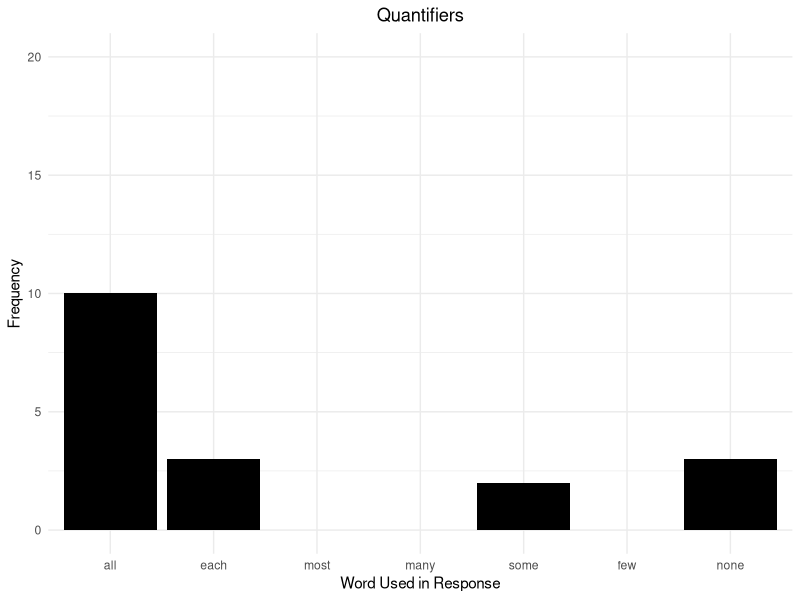
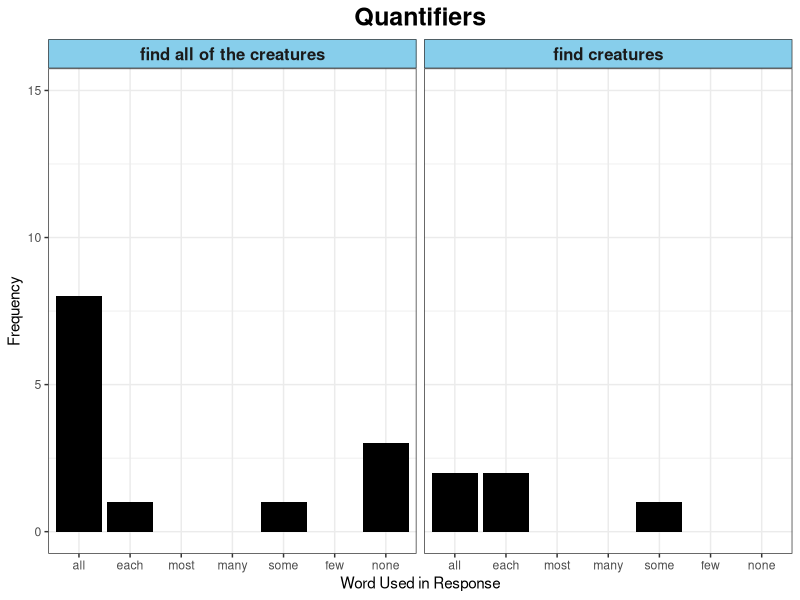
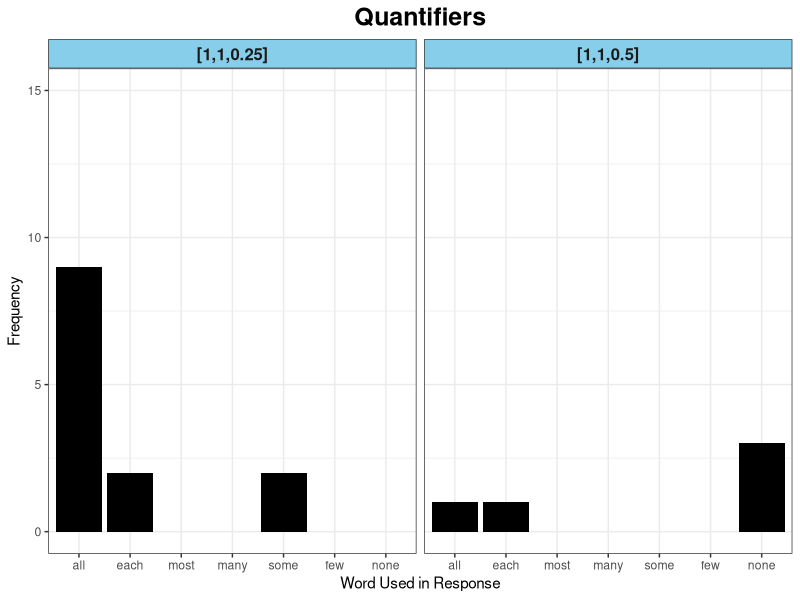
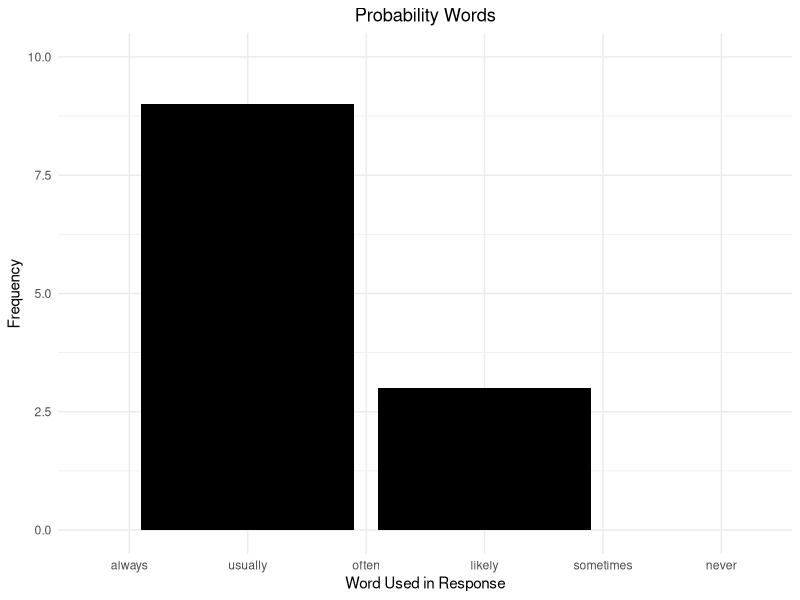
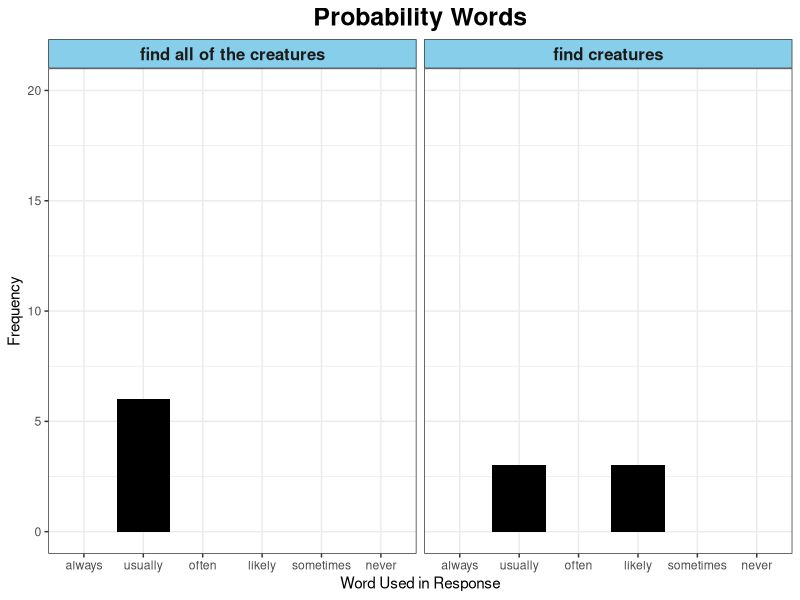
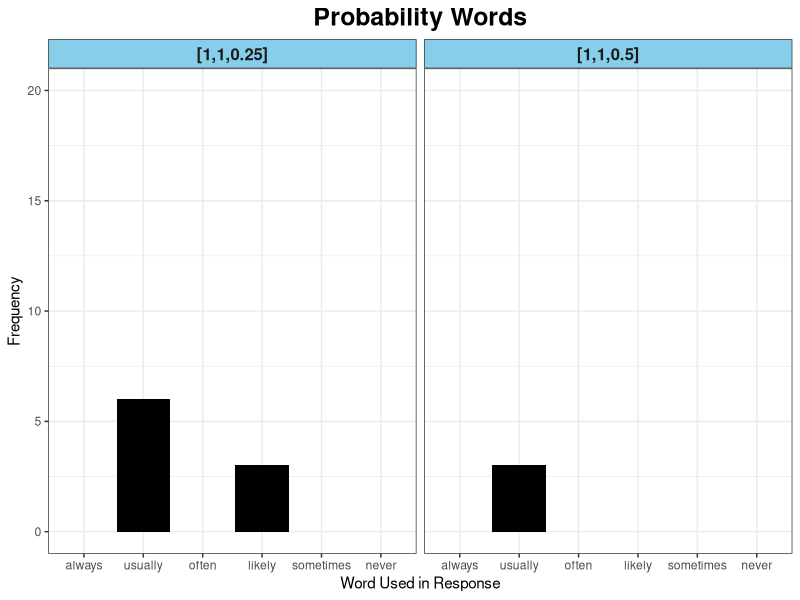
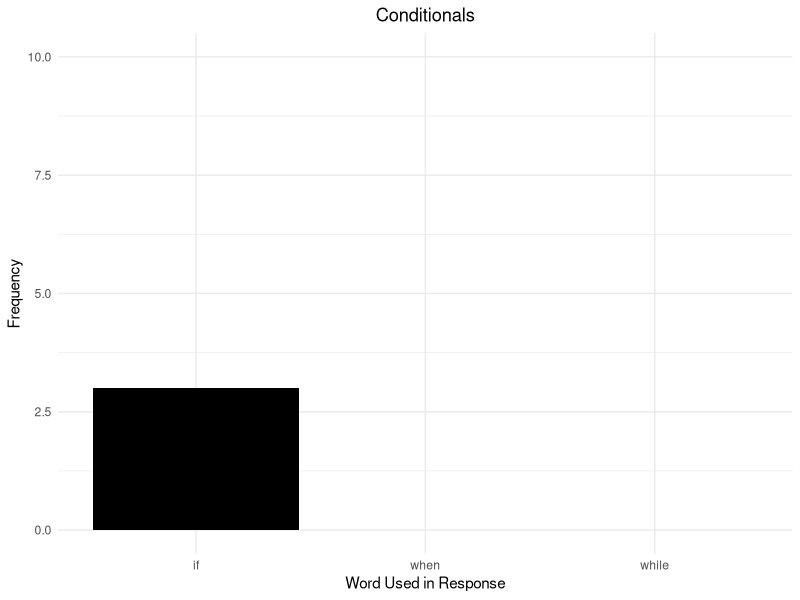

Generate these figures, in order, with R: (Note: this script raises an error after producing the figures.)
## ---- chunk 1
library(dplyr)
library(tidyr)
library(ggplot2)
library(data.table)
library(tidytext)

#setting the directory
setwd("../mturk/game-2/")


text_data <- read.csv("game-2-trials.csv")

reorder_size <- function(x) {
  factor(x, levels = names(sort(table(x), decreasing = TRUE)))
}

#View(text_data)

str(text_data)
summary(text_data)


# Adjusting MechTurk/Punctuation Errors
text_df <- data_frame(line = 1:105, condition=text_data[,3], distribution=text_data[,6], species=text_data[,5],text=text_data[,7])
text_df$text <- gsub("&quotechar", "'", text_df$text)
#text_df$text <- gsub("DON'T.NONE", "DON'T. NONE", text_df$text)
text_df$text <- as.character(text_df$text)
str(text_df)

## ---- chunk 2


wordTypeDictionary <- list(
  quantifier_words = c("all","each","most","many","some","few","none"),
  probability_words = c("always","usually","often","likely","sometimes","never"),
  conditional_words = c("if","when","while"),
  #category_types = c("pepsin","tail","head","species","color","size")
  species_types = c("wug","wugs","fep","feps","lorch","lorches"),
  color_types = c("orange","yellow","green","blue","purple","pink")
)

wordTypeDict <- utils::stack(wordTypeDictionary)
f <- function(x) as.character(wordTypeDict[match(x, wordTypeDict[[1]]), 2])


#Tokenize text responses
tokenized <- text_df %>%
  unnest_tokens(word, text) %>%
  group_by(condition, distribution) %>%
  count(word, sort=TRUE) %>% 
  rowwise() %>%
  mutate(wordType = f(word))

tokenized_ungrouped <- text_df %>%
  unnest_tokens(word, text) %>%
  count(word, sort=TRUE)
tokenized_ungrouped


# Make plots for these!!!
tokenized %>%
  group_by(wordType) %>%
  summarize(n = sum(n))

tokenized %>%
  group_by(condition, distribution, wordType) %>%
  summarize(n = sum(n))
  
 #convert sentence string to tokens
#tokenized

#Create subset of tokenized data frame by condition
# tokenized_findCreat_50 <- subset(tokenized, tokenized$condition=="find creatures" & tokenized$distribution=="[1,1,0.5]")
# tokenized_findAll_50 <- subset(tokenized, tokenized$condition=="find all of the creatures" & tokenized$distribution=="[1,1,0.5]")
# tokenized_findCreat_25 <- subset(tokenized, tokenized$condition=="find creatures" & tokenized$distribution=="[1,1,0.25]")
# tokenized_findAll_25 <- subset(tokenized, tokenized$condition=="find all of the creatures" & tokenized$distribution=="[1,1,0.25]")

count_all_words_byCond <- tokenized
count_all_words <- tokenized
## ---- chunk 3
quantifier_words = c("all","each","most","many","some","few","none")

quantifiers <- count_all_words_byCond %>%
  filter(word %in% quantifier_words) %>%
  group_by(word) %>%
  summarize(n = sum(n))

quantifier_count <- ggplot(quantifiers, aes(x=word, y=n)) +
  geom_bar(stat="identity", fill="black") +
  scale_x_discrete("Word Used in Response", limits=c(quantifier_words)) +
  scale_y_continuous("Frequency", limits=c(0,20)) + 
  ggtitle("Quantifiers") +
  theme_minimal() +
  theme(plot.title = element_text(hjust=0.5))

quantifier_count
## ---- chunk 4
quantifiers_byCond <- count_all_words_byCond %>%
  filter(word %in% quantifier_words) %>%
  group_by(condition, word) %>%
  summarize(n = sum(n))

quantifier_count_byCond <- ggplot(quantifiers_byCond, aes(x=word, y=n)) +
  geom_bar(stat="identity", fill="black") +
  scale_x_discrete("Word Used in Response", limits=c(quantifier_words)) +
  scale_y_continuous("Frequency", limits=c(0,15)) + 
  facet_wrap(~condition) +
  ggtitle("Quantifiers") +
  theme_bw() +
  theme(plot.title = element_text(hjust=0.5, size=18, face="bold"),
        strip.background = element_rect(fill="skyblue"),
        strip.text = element_text(size=12, face="bold"))

quantifier_count_byCond
## ---- chunk 5
quantifiers_byDistr <- count_all_words_byCond %>%
  filter(word %in% quantifier_words) %>%
  group_by(distribution, word) %>%
  summarize(n = sum(n))

quantifier_count_byDistr <- ggplot(quantifiers_byDistr, aes(x=word, y=n)) +
  geom_bar(stat="identity", fill="black") +
  scale_x_discrete("Word Used in Response", limits=c(quantifier_words)) +
  scale_y_continuous("Frequency", limits=c(0,15)) + 
  facet_wrap(~distribution) +
  ggtitle("Quantifiers") +
  theme_bw() +
  theme(plot.title = element_text(hjust=0.5, size=18, face="bold"),
        strip.background = element_rect(fill="skyblue"),
        strip.text = element_text(size=12, face="bold"))

quantifier_count_byDistr
## ---- chunk 6
probability_words = c("always","usually","often","likely","sometimes","never")

probabilities <- count_all_words_byCond %>%
  filter(word %in% probability_words) %>%
  group_by(word) %>%
  summarize(n = sum(n))

probability_count <- ggplot(probabilities, aes(x=word, y=n)) +
  geom_bar(stat="identity", fill="black") +
  scale_x_discrete("Word Used in Response", limits=c(probability_words)) +
  scale_y_continuous("Frequency", limits=c(0,10)) + 
  ggtitle("Probability Words") +
  theme_minimal() +
  theme(plot.title = element_text(hjust=0.5))

probability_count
## ---- chunk 7
probabilities_byCond <- count_all_words_byCond %>%
  filter(word %in% probability_words) %>%
  group_by(condition, word) %>%
  summarize(n = sum(n))

probability_count_byCond <- ggplot(probabilities_byCond, aes(x=word, y=n)) +
  geom_bar(stat="identity", fill="black") +
  scale_x_discrete("Word Used in Response", limits=c(probability_words)) +
  scale_y_continuous("Frequency", limits=c(0,20)) + 
  facet_wrap(~condition) +
  ggtitle("Probability Words") +
  theme_bw() +
  theme(plot.title = element_text(hjust=0.5, size=18, face="bold"),
        strip.background = element_rect(fill="skyblue"),
        strip.text = element_text(size=12, face="bold"))

probability_count_byCond
## ---- chunk 8
probabilities_byDistr <- count_all_words_byCond %>%
  filter(word %in% probability_words) %>%
  group_by(distribution, word) %>%
  summarize(n = sum(n))

probability_count_byDistr <- ggplot(probabilities_byDistr, aes(x=word, y=n)) +
  geom_bar(stat="identity", fill="black") +
  scale_x_discrete("Word Used in Response", limits=c(probability_words)) +
  scale_y_continuous("Frequency", limits=c(0,20)) + 
  facet_wrap(~distribution) +
  ggtitle("Probability Words") +
  theme_bw() +
  theme(plot.title = element_text(hjust=0.5, size=18, face="bold"),
        strip.background = element_rect(fill="skyblue"),
        strip.text = element_text(size=12, face="bold"))

probability_count_byDistr
## ---- chunk 9
conditional_words = c("if","when","while")

conditionals <- count_all_words_byCond %>%
  filter(word %in% conditional_words) %>%
  group_by(word) %>%
  summarize(n = sum(n))

conditional_count <- ggplot(conditionals, aes(x=word, y=n)) +
  geom_bar(stat="identity", fill="black") +
  scale_x_discrete("Word Used in Response", limits=c(conditional_words)) +
  scale_y_continuous("Frequency", limits=c(0,10)) + 
  ggtitle("Conditionals") +
  theme_minimal() +
  theme(plot.title = element_text(hjust=0.5))

conditional_count

## ---- chunk 10
conditionals_byCond <- count_all_words_byCond %>%
  filter(word %in% conditional_words) %>%
  group_by(distribution, word) %>%
  summarize(n = sum(n))

conditional_count_byCond <- ggplot(conditionals_byCond, aes(x=word, y=n)) +
  geom_bar(stat="identity", fill="black") +
  scale_x_discrete("Word Used in Response", limits=c(conditional_words)) +
  scale_y_continuous("Frequency", limits=c(0,20)) + 
  facet_wrap(~condition) +
  ggtitle("Conditional Words") +
  theme_bw() +
  theme(plot.title = element_text(hjust=0.5, size=18, face="bold"),
        strip.background = element_rect(fill="skyblue"),
        strip.text = element_text(size=12, face="bold"))

conditional_count_byCond
## ---- chunk 11
conditionals_byDistr <- count_all_words_byCond %>%
  filter(word %in% conditional_words) %>%
  group_by(distribution, word) %>%
  summarize(n = sum(n))

conditional_count_byDistr <- ggplot(conditionals_byDistr, aes(x=word, y=n)) +
  geom_bar(stat="identity", fill="black") +
  scale_x_discrete("Word Used in Response", limits=c(conditional_words)) +
  scale_y_continuous("Frequency", limits=c(0,20)) + 
  facet_wrap(~distribution) +
  ggtitle("Conditional Words") +
  theme_bw() +
  theme(plot.title = element_text(hjust=0.5, size=18, face="bold"),
        strip.background = element_rect(fill="skyblue"),
        strip.text = element_text(size=12, face="bold"))

conditional_count_byDistr
## ---- chunk 12
count_context_words <- tokenized %>%
  anti_join(stop_words) %>% #remove function words
  count(word, sort=TRUE)
count_context_words

# first 15 words - no change to singular/plural
context_count_unfiltered <- ggplot(count_context_words[1:15,], aes(x=word, y=n)) +
  geom_bar(stat="identity", fill="black") +
  scale_x_discrete("Word Used in Response", limits=c(count_context_words$word[1:15])) +
  scale_y_continuous("Frequency", limits=c(0,18)) + 
  ggtitle("Context Words - Unfiltered") +
  theme_minimal() +
  theme(axis.text.x=element_text(angle=60, hjust=1),
        plot.title = element_text(hjust=0.5))
#context_count_unfiltered

## ---- chunk 13
#Count of all words in Find Creature & [1,1,0.5] condition
count_context_words_findCreat_50 <- tokenized_findCreat_50 %>%
  anti_join(stop_words) %>% #remove function words
  count(word, sort=TRUE)
count_context_words_findCreat_50

#Count of all words in Find All & [1,1,0.5] condition
count_context_words_findAll_50 <- tokenized_findAll_50 %>%
  anti_join(stop_words) %>% #remove function words
  count(word, sort=TRUE)
count_context_words_findAll_50

#Count of all words in Find Creature & [1,1,0.25] condition
count_context_words_findCreat_25 <- tokenized_findCreat_25 %>%
  anti_join(stop_words) %>% #remove function words
  count(word, sort=TRUE)
count_context_words_findCreat_25

#Count of all words in Find All & [1,1,0.5] condition
count_context_words_findAll_25 <- tokenized_findAll_25 %>%
  anti_join(stop_words) %>% #remove function words
  count(word, sort=TRUE)
count_context_words_findAll_25

count_context_words_byCond <- bind_rows(
  mutate(count_context_words_findCreat_50, condition="Find Creature", distribution="[1,1,0.50]"),
  mutate(count_context_words_findAll_50, condition="Find All", distribution="[1,1,0.25]"),
  mutate(count_context_words_findCreat_25, condition="Find Creature", distribution="[1,1,0.50]"),
  mutate(count_context_words_findAll_25, condition="Find All", distribution="[1,1,0.25]"))
count_context_words_byCond

# first 15 words - no change to singular/plural
context_count_unfiltered <- ggplot(count_context_words_byCond[1:15,], aes(x=word, y=n)) +
  geom_bar(stat="identity", fill="black") +
  scale_x_discrete("Word Used in Response", limits=c(count_context_words_byCond$word[1:15])) +
  scale_y_continuous("Frequency", limits=c(0,18)) + 
  facet_wrap(~condition) +
  ggtitle("Context Words - Unfiltered") +
  theme_minimal() +
  theme(axis.text.x=element_text(angle=60, hjust=1),
        plot.title = element_text(hjust=0.5))

#context_count_unfiltered
## ---- chunk 14
#changing plural to singular
text_noPlurals <- text_df
text_noPlurals$text <- gsub("wugs", "wug", text_noPlurals$text, ignore.case=TRUE)
text_noPlurals$text <- gsub("feps", "fep", text_noPlurals$text)
text_noPlurals$text <- gsub("lorches", "lorches", text_noPlurals$text, ignore.case=TRUE)
# text_noPlurals$text <- gsub("feathers", "feather", text_noPlurals$text, ignore.case=TRUE)
# text_noPlurals$text <- gsub("bones", "bone", text_noPlurals$text)
# text_noPlurals$text <- gsub("creatures", "creature", text_noPlurals$text)
# text_noPlurals$text <- gsub("critters", "critter", text_noPlurals$text)
# text_noPlurals$text <- gsub("features", "feature", text_noPlurals$text)
# text_noPlurals$text <- gsub("birds", "bird", text_noPlurals$text)
# text_noPlurals$text <- gsub("colors", "color", text_noPlurals$text)
# text_noPlurals$text <- gsub("tails", "tail", text_noPlurals$text, ignore.case=TRUE)
# text_noPlurals$text <- gsub("heads", "head", text_noPlurals$text)
# text_noPlurals$text <- gsub("peppin", "pepsin", text_noPlurals$text)
# text_noPlurals$text <- gsub("pespin", "pepsin", text_noPlurals$text)
# text_noPlurals$text <- gsub("pebcide", "pepsin", text_noPlurals$text)
# text_noPlurals$text <- gsub("sizes", "size", text_noPlurals$text)
# text_noPlurals$text <- gsub("types", "type", text_noPlurals$text)


tokenized_noPlurals <- text_noPlurals %>%
  unnest_tokens(word, text)

count_context_words_noPlurals <- tokenized_noPlurals %>%
  anti_join(stop_words) %>%
  count(word, sort=TRUE)
count_context_words_noPlurals


# first 15 words - w/ change to singular/plural
context_count_filtered <- ggplot(count_context_words_noPlurals[1:15,], aes(x=word, y=n)) +
  geom_bar(stat="identity", fill="black") +
  scale_x_discrete("Word Used in Response", limits=c(count_context_words_noPlurals$word[1:15])) +
  scale_y_continuous("Frequency", limits=c(0,18)) + 
  ggtitle("Context Words - Filtered") +
  theme_minimal() +
  theme(axis.text.x=element_text(angle=60, hjust=1),
        plot.title = element_text(hjust=0.5))

context_count_filtered
## ---- chunk 15
# Categories = pepsin, tail, head, species, color, size


characteristic_categories <- count_context_words_noPlurals[c(count_context_words_noPlurals$word %in% category_types),]
categories_count <- ggplot(characteristic_categories, aes(x=word, y=n)) +
  geom_bar(stat="identity", fill="black") +
  scale_x_discrete("Word Used in Response", limits=c(characteristic_categories$word[1:6])) +
  scale_y_continuous("Frequency", limits=c(0,18)) + 
  ggtitle("Critter Characteristic") +
  theme_minimal() +
  theme(plot.title = element_text(hjust=0.5))

categories_count
## ---- chunk 16
species_types = c("wug","fep","lorch")

species_categories <- count_context_words_noPlurals[c(count_context_words_noPlurals$word %in% species_types),]
species_count <- ggplot(species_categories, aes(x=word, y=n)) +
  geom_bar(stat="identity", fill="black") +
  scale_x_discrete("Word Used in Response", limits=c(species_categories$word[1:3])) +
  scale_y_continuous("Frequency", limits=c(0,5)) + 
  ggtitle("Species Names") +
  theme_minimal() +
  theme(plot.title = element_text(hjust=0.5))

species_count
## ---- chunk 17
color_types = c("orange","yellow","green","blue","purple","pink")

color_assignment = c("green" = "forestgreen", "yellow" = "gold", "orange" = "sienna1")
color_categories <- count_context_words_noPlurals[c(count_context_words_noPlurals$word %in% color_types),]
color_count <- ggplot(color_categories, aes(x=word, y=n, fill=word)) +
  geom_bar(stat="identity", colour="black") +
  scale_x_discrete("Word Used in Response", limits=c(color_categories$word[1:3])) +
  scale_y_continuous("Frequency", limits=c(0,5)) + 
  scale_fill_manual(values=color_assignment) +
  ggtitle("Color Descriptors") +
  guides(fill=FALSE) +
  theme_minimal() +
  theme(plot.title = element_text(hjust=0.5))

color_count
